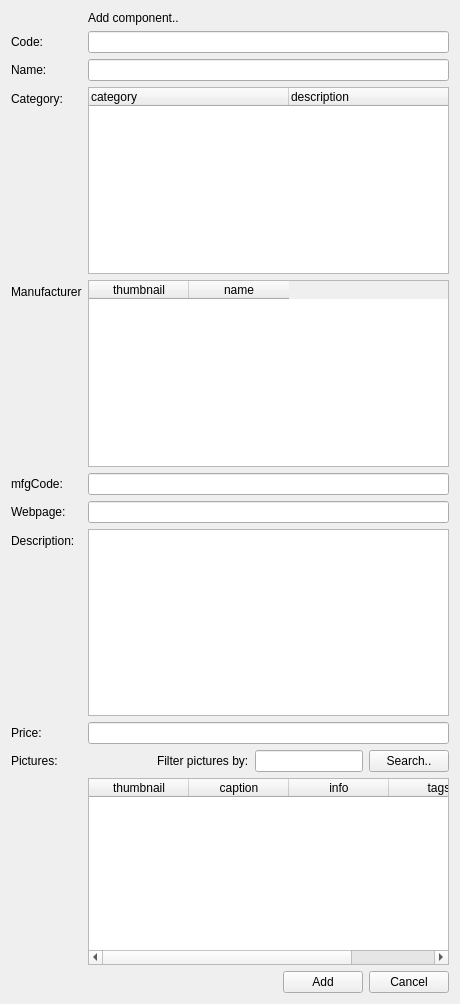
<?xml version="1.0" encoding="UTF-8"?>
<ui version="4.0">
 <class>component_add_form</class>
 <widget class="QWidget" name="component_add_form">
  <property name="geometry">
   <rect>
    <x>0</x>
    <y>0</y>
    <width>460</width>
    <height>1004</height>
   </rect>
  </property>
  <property name="windowTitle">
   <string>Add component</string>
  </property>
  <layout class="QFormLayout" name="formLayout">
   <property name="fieldGrowthPolicy">
    <enum>QFormLayout::AllNonFixedFieldsGrow</enum>
   </property>
   <item row="1" column="0">
    <widget class="QLabel" name="label_code">
     <property name="text">
      <string>Code:</string>
     </property>
     <property name="buddy">
      <cstring>code</cstring>
     </property>
    </widget>
   </item>
   <item row="1" column="1">
    <widget class="QLineEdit" name="code">
     <property name="initialFocus" stdset="0">
      <bool>true</bool>
     </property>
    </widget>
   </item>
   <item row="2" column="0">
    <widget class="QLabel" name="label_name">
     <property name="text">
      <string>Name:</string>
     </property>
     <property name="buddy">
      <cstring>name</cstring>
     </property>
    </widget>
   </item>
   <item row="2" column="1">
    <widget class="QLineEdit" name="name"/>
   </item>
   <item row="3" column="0">
    <widget class="QLabel" name="label_category">
     <property name="text">
      <string>Category:</string>
     </property>
     <property name="buddy">
      <cstring>category</cstring>
     </property>
    </widget>
   </item>
   <item row="3" column="1">
    <widget class="QTreeWidget" name="category">
     <property name="selectionMode">
      <enum>QAbstractItemView::SingleSelection</enum>
     </property>
     <property name="headerHidden">
      <bool>false</bool>
     </property>
     <property name="expandsOnDoubleClick">
      <bool>false</bool>
     </property>
     <property name="doctype" stdset="0">
      <string>CategoryHierarchyRequest.simpleform</string>
     </property>
     <property name="rootelement" stdset="0">
      <string>category</string>
     </property>
     <property name="action" stdset="0">
      <string notr="true">read</string>
     </property>
     <attribute name="headerDefaultSectionSize">
      <number>200</number>
     </attribute>
     <column>
      <property name="text">
       <string>category</string>
      </property>
     </column>
     <column>
      <property name="text">
       <string>description</string>
      </property>
     </column>
    </widget>
   </item>
   <item row="4" column="0">
    <widget class="QLabel" name="label_manufacturer">
     <property name="text">
      <string>Manufacturer</string>
     </property>
     <property name="buddy">
      <cstring>manufacturer</cstring>
     </property>
    </widget>
   </item>
   <item row="4" column="1">
    <widget class="QTableWidget" name="manufacturer">
     <property name="horizontalScrollBarPolicy">
      <enum>Qt::ScrollBarAsNeeded</enum>
     </property>
     <property name="alternatingRowColors">
      <bool>true</bool>
     </property>
     <property name="selectionMode">
      <enum>QAbstractItemView::SingleSelection</enum>
     </property>
     <property name="selectionBehavior">
      <enum>QAbstractItemView::SelectRows</enum>
     </property>
     <property name="showGrid">
      <bool>true</bool>
     </property>
     <property name="gridStyle">
      <enum>Qt::DotLine</enum>
     </property>
     <property name="sortingEnabled">
      <bool>true</bool>
     </property>
     <property name="doctype" stdset="0">
      <string notr="true">ManufacturerListRequest.simpleform</string>
     </property>
     <property name="rootelement" stdset="0">
      <string notr="true">manufacturer</string>
     </property>
     <property name="action" stdset="0">
      <string notr="true">read</string>
     </property>
     <attribute name="horizontalHeaderShowSortIndicator" stdset="0">
      <bool>true</bool>
     </attribute>
     <attribute name="verticalHeaderStretchLastSection">
      <bool>false</bool>
     </attribute>
     <column>
      <property name="text">
       <string>thumbnail</string>
      </property>
     </column>
     <column>
      <property name="text">
       <string>name</string>
      </property>
     </column>
    </widget>
   </item>
   <item row="5" column="0">
    <widget class="QLabel" name="label_mfgCode">
     <property name="text">
      <string>mfgCode:</string>
     </property>
     <property name="buddy">
      <cstring>mfgCode</cstring>
     </property>
    </widget>
   </item>
   <item row="5" column="1">
    <widget class="QLineEdit" name="mfgCode"/>
   </item>
   <item row="6" column="0">
    <widget class="QLabel" name="label_description">
     <property name="text">
      <string>Webpage:</string>
     </property>
     <property name="buddy">
      <cstring>webPage</cstring>
     </property>
    </widget>
   </item>
   <item row="6" column="1">
    <widget class="QLineEdit" name="webPage"/>
   </item>
   <item row="12" column="1">
    <layout class="QHBoxLayout" name="horizontalLayout">
     <item>
      <spacer name="horizontalSpacer">
       <property name="orientation">
        <enum>Qt::Horizontal</enum>
       </property>
       <property name="sizeHint" stdset="0">
        <size>
         <width>40</width>
         <height>20</height>
        </size>
       </property>
      </spacer>
     </item>
     <item>
      <widget class="QPushButton" name="add">
       <property name="text">
        <string>Add</string>
       </property>
       <property name="rootelement" stdset="0">
        <string notr="true">component</string>
       </property>
       <property name="doctype" stdset="0">
        <string notr="true">Component.simpleform</string>
       </property>
       <property name="action" stdset="0">
        <string notr="true">create</string>
       </property>
       <property name="form" stdset="0">
        <string notr="true">components</string>
       </property>
      </widget>
     </item>
     <item>
      <widget class="QPushButton" name="cancel">
       <property name="text">
        <string>Cancel</string>
       </property>
       <property name="form" stdset="0">
        <string notr="true">components</string>
       </property>
      </widget>
     </item>
    </layout>
   </item>
   <item row="8" column="0">
    <widget class="QLabel" name="label_description_2">
     <property name="text">
      <string>Description:</string>
     </property>
    </widget>
   </item>
   <item row="9" column="1">
    <widget class="QLineEdit" name="price"/>
   </item>
   <item row="9" column="0">
    <widget class="QLabel" name="label_price">
     <property name="text">
      <string>Price:</string>
     </property>
    </widget>
   </item>
   <item row="8" column="1">
    <widget class="QPlainTextEdit" name="description"/>
   </item>
   <item row="11" column="1">
    <widget class="QTableWidget" name="picture">
     <property name="horizontalScrollBarPolicy">
      <enum>Qt::ScrollBarAsNeeded</enum>
     </property>
     <property name="alternatingRowColors">
      <bool>true</bool>
     </property>
     <property name="selectionMode">
      <enum>QAbstractItemView::MultiSelection</enum>
     </property>
     <property name="selectionBehavior">
      <enum>QAbstractItemView::SelectRows</enum>
     </property>
     <property name="showGrid">
      <bool>true</bool>
     </property>
     <property name="gridStyle">
      <enum>Qt::DotLine</enum>
     </property>
     <property name="sortingEnabled">
      <bool>true</bool>
     </property>
     <property name="doctype" stdset="0">
      <string notr="true">PictureListRequest.simpleform</string>
     </property>
     <property name="rootelement" stdset="0">
      <string notr="true">picture</string>
     </property>
     <property name="search" stdset="0">
      <string notr="true">{search.text}</string>
     </property>
     <property name="action" stdset="0">
      <string notr="true">read</string>
     </property>
     <attribute name="horizontalHeaderShowSortIndicator" stdset="0">
      <bool>true</bool>
     </attribute>
     <attribute name="verticalHeaderStretchLastSection">
      <bool>false</bool>
     </attribute>
     <column>
      <property name="text">
       <string>thumbnail</string>
      </property>
     </column>
     <column>
      <property name="text">
       <string>caption</string>
      </property>
     </column>
     <column>
      <property name="text">
       <string>info</string>
      </property>
     </column>
     <column>
      <property name="text">
       <string>tags</string>
      </property>
     </column>
    </widget>
   </item>
   <item row="10" column="1">
    <layout class="QHBoxLayout" name="horizontalLayout_2">
     <item>
      <spacer name="horizontalSpacer_3">
       <property name="orientation">
        <enum>Qt::Horizontal</enum>
       </property>
       <property name="sizeHint" stdset="0">
        <size>
         <width>40</width>
         <height>20</height>
        </size>
       </property>
      </spacer>
     </item>
     <item>
      <widget class="QLabel" name="label_3">
       <property name="text">
        <string>Filter pictures by:</string>
       </property>
      </widget>
     </item>
     <item>
      <widget class="QLineEdit" name="search"/>
     </item>
     <item>
      <widget class="QPushButton" name="searchButton">
       <property name="text">
        <string>Search..</string>
       </property>
       <property name="global.searchState" stdset="0">
        <string notr="true">{search.state}</string>
       </property>
       <property name="action" stdset="0">
        <string notr="true">picture.reload</string>
       </property>
      </widget>
     </item>
    </layout>
   </item>
   <item row="10" column="0">
    <widget class="QLabel" name="label">
     <property name="text">
      <string>Pictures:</string>
     </property>
    </widget>
   </item>
   <item row="0" column="0">
    <widget class="QLabel" name="label_2">
     <property name="text">
      <string/>
     </property>
     <property name="pixmap">
      <pixmap resource="../qtclient.qrc">:/images/brick_add.png</pixmap>
     </property>
    </widget>
   </item>
   <item row="0" column="1">
    <widget class="QLabel" name="label_4">
     <property name="text">
      <string>Add component..</string>
     </property>
    </widget>
   </item>
  </layout>
 </widget>
 <tabstops>
  <tabstop>code</tabstop>
  <tabstop>name</tabstop>
  <tabstop>category</tabstop>
  <tabstop>manufacturer</tabstop>
  <tabstop>mfgCode</tabstop>
  <tabstop>webPage</tabstop>
  <tabstop>description</tabstop>
  <tabstop>price</tabstop>
  <tabstop>search</tabstop>
  <tabstop>searchButton</tabstop>
  <tabstop>picture</tabstop>
  <tabstop>add</tabstop>
  <tabstop>cancel</tabstop>
 </tabstops>
 <resources>
  <include location="../qtclient.qrc"/>
  <include location="../qtclient.qrc"/>
 </resources>
 <connections>
  <connection>
   <sender>search</sender>
   <signal>returnPressed()</signal>
   <receiver>searchButton</receiver>
   <slot>click()</slot>
   <hints>
    <hint type="sourcelabel">
     <x>319</x>
     <y>751</y>
    </hint>
    <hint type="destinationlabel">
     <x>411</x>
     <y>750</y>
    </hint>
   </hints>
  </connection>
 </connections>
</ui>
